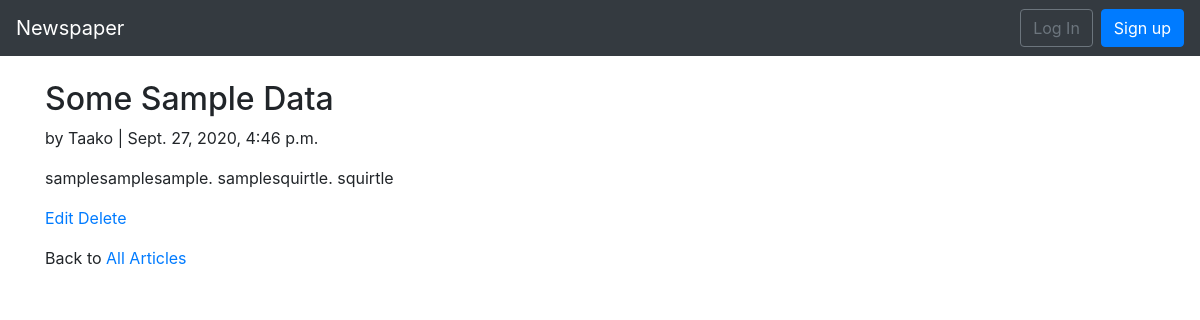
/articles/1/, run on the app's committed database.
### articles/models.py (models this page shows, shortened)
class Article(models.Model):
    title = models.CharField(max_length=255)
    body = models.TextField()
    date = models.DateTimeField(auto_now_add=True)
    author = models.ForeignKey(
            get_user_model(),
            on_delete=models.CASCADE,
            )

### users/models.py (models this page shows)
class CustomUser(AbstractUser):
    age = models.PositiveIntegerField(null=True, blank=True)

### articles/views.py (the view)
# urls.py: path('<int:pk>/',ArticleDetailView.as_view(), name='article_detail'),
class ArticleDetailView(DetailView):
    model = Article
    template_name = 'article_detail.html'

### templates/article_detail.html
{% extends 'base.html' %}
{% block content %}
<div class="article-entry">
  <h2>{{ object.title }}</h2>
  <p>by {{ object.author }} | {{ object.date }}</p>
  <p>{{ object.body }}</p>
</div>
<p><a href="{% url 'article_edit' article.pk %}">Edit</a>
<a href="{% url 'article_delete' article.pk %}">Delete</a></p>
<p>Back to <a href="{% url 'article_list' %}">All Articles</a></p>
{% endblock content %}

### data on the page
Article: title "Some Sample Data", author "Taako", date "Sept. 27, 2020, 4:46 p.m.", body "samplesamplesample. samplesquirtle. squirtle"
